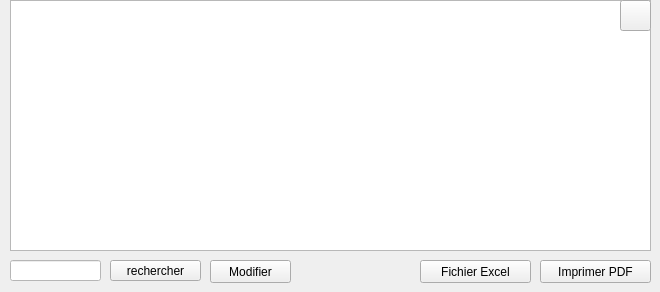
      <widget class="QWidget" name="affichanim_2_org">
       <attribute name="title">
        <string>Affichage liste</string>
       </attribute>
       <widget class="QLineEdit" name="lineEdit_8_org">
        <property name="geometry">
         <rect>
          <x>10</x>
          <y>260</y>
          <width>91</width>
          <height>21</height>
         </rect>
        </property>
        <property name="styleSheet">
         <string notr="true">background:white;</string>
        </property>
       </widget>
       <widget class="QPushButton" name="search_carButton_9_org">
        <property name="geometry">
         <rect>
          <x>110</x>
          <y>260</y>
          <width>91</width>
          <height>21</height>
         </rect>
        </property>
        <property name="styleSheet">
         <string notr="true">background:transparent;
font: italic 12pt &quot;Century Gothic&quot;;
color: qconicalgradient(cx:0.5, cy:0.5, angle:0, stop:0 rgba(35, 40, 3, 255), stop:0.16 rgba(136, 106, 22, 255), stop:0.225 rgba(166, 140, 41, 255), stop:0.285 rgba(204, 181, 74, 255), stop:0.345 rgba(235, 219, 102, 255), stop:0.415 rgba(245, 236, 112, 255), stop:0.52 rgba(209, 190, 76, 255), stop:0.57 rgba(187, 156, 51, 255), stop:0.635 rgba(168, 142, 42, 255), stop:0.695 rgba(202, 174, 68, 255), stop:0.75 rgba(218, 202, 86, 255), stop:0.815 rgba(208, 187, 73, 255), stop:0.88 rgba(187, 156, 51, 255), stop:0.935 rgba(137, 108, 26, 255), stop:1 rgba(35, 40, 3, 255));
border-bottom:2px solid#717072;
border-color: qconicalgradient(cx:0.5, cy:0.5, angle:0, stop:0 rgba(35, 40, 3, 255), stop:0.16 rgba(136, 106, 22, 255), stop:0.225 rgba(166, 140, 41, 255), stop:0.285 rgba(204, 181, 74, 255), stop:0.345 rgba(235, 219, 102, 255), stop:0.415 rgba(245, 236, 112, 255), stop:0.52 rgba(209, 190, 76, 255), stop:0.57 rgba(187, 156, 51, 255), stop:0.635 rgba(168, 142, 42, 255), stop:0.695 rgba(202, 174, 68, 255), stop:0.75 rgba(218, 202, 86, 255), stop:0.815 rgba(208, 187, 73, 255), stop:0.88 rgba(187, 156, 51, 255), stop:0.935 rgba(137, 108, 26, 255), stop:1 rgba(35, 40, 3, 255));
background-color: rgb(255, 212, 250);

border-radius:15px;}
QPushButton:hover{
	
	background-color: rgb(234, 78, 117);
</string>
        </property>
        <property name="text">
         <string>rechercher</string>
        </property>
       </widget>
       <widget class="QPushButton" name="pushButton_8_org">
        <property name="geometry">
         <rect>
          <x>420</x>
          <y>260</y>
          <width>111</width>
          <height>23</height>
         </rect>
        </property>
        <property name="styleSheet">
         <string notr="true">background:transparent;
font: italic 12pt &quot;Century Gothic&quot;;
color: qconicalgradient(cx:0.5, cy:0.5, angle:0, stop:0 rgba(35, 40, 3, 255), stop:0.16 rgba(136, 106, 22, 255), stop:0.225 rgba(166, 140, 41, 255), stop:0.285 rgba(204, 181, 74, 255), stop:0.345 rgba(235, 219, 102, 255), stop:0.415 rgba(245, 236, 112, 255), stop:0.52 rgba(209, 190, 76, 255), stop:0.57 rgba(187, 156, 51, 255), stop:0.635 rgba(168, 142, 42, 255), stop:0.695 rgba(202, 174, 68, 255), stop:0.75 rgba(218, 202, 86, 255), stop:0.815 rgba(208, 187, 73, 255), stop:0.88 rgba(187, 156, 51, 255), stop:0.935 rgba(137, 108, 26, 255), stop:1 rgba(35, 40, 3, 255));
border-bottom:2px solid#717072;
border-color: qconicalgradient(cx:0.5, cy:0.5, angle:0, stop:0 rgba(35, 40, 3, 255), stop:0.16 rgba(136, 106, 22, 255), stop:0.225 rgba(166, 140, 41, 255), stop:0.285 rgba(204, 181, 74, 255), stop:0.345 rgba(235, 219, 102, 255), stop:0.415 rgba(245, 236, 112, 255), stop:0.52 rgba(209, 190, 76, 255), stop:0.57 rgba(187, 156, 51, 255), stop:0.635 rgba(168, 142, 42, 255), stop:0.695 rgba(202, 174, 68, 255), stop:0.75 rgba(218, 202, 86, 255), stop:0.815 rgba(208, 187, 73, 255), stop:0.88 rgba(187, 156, 51, 255), stop:0.935 rgba(137, 108, 26, 255), stop:1 rgba(35, 40, 3, 255));
background-color: rgb(255, 212, 250);

border-radius:15px;}
QPushButton:hover{
	
	background-color: rgb(234, 78, 117);
</string>
        </property>
        <property name="text">
         <string>Fichier Excel</string>
        </property>
       </widget>
       <widget class="QPushButton" name="pushButton_9_org">
        <property name="geometry">
         <rect>
          <x>540</x>
          <y>260</y>
          <width>111</width>
          <height>23</height>
         </rect>
        </property>
        <property name="styleSheet">
         <string notr="true">background:transparent;
font: italic 12pt &quot;Century Gothic&quot;;
color: qconicalgradient(cx:0.5, cy:0.5, angle:0, stop:0 rgba(35, 40, 3, 255), stop:0.16 rgba(136, 106, 22, 255), stop:0.225 rgba(166, 140, 41, 255), stop:0.285 rgba(204, 181, 74, 255), stop:0.345 rgba(235, 219, 102, 255), stop:0.415 rgba(245, 236, 112, 255), stop:0.52 rgba(209, 190, 76, 255), stop:0.57 rgba(187, 156, 51, 255), stop:0.635 rgba(168, 142, 42, 255), stop:0.695 rgba(202, 174, 68, 255), stop:0.75 rgba(218, 202, 86, 255), stop:0.815 rgba(208, 187, 73, 255), stop:0.88 rgba(187, 156, 51, 255), stop:0.935 rgba(137, 108, 26, 255), stop:1 rgba(35, 40, 3, 255));
border-bottom:2px solid#717072;
border-color: qconicalgradient(cx:0.5, cy:0.5, angle:0, stop:0 rgba(35, 40, 3, 255), stop:0.16 rgba(136, 106, 22, 255), stop:0.225 rgba(166, 140, 41, 255), stop:0.285 rgba(204, 181, 74, 255), stop:0.345 rgba(235, 219, 102, 255), stop:0.415 rgba(245, 236, 112, 255), stop:0.52 rgba(209, 190, 76, 255), stop:0.57 rgba(187, 156, 51, 255), stop:0.635 rgba(168, 142, 42, 255), stop:0.695 rgba(202, 174, 68, 255), stop:0.75 rgba(218, 202, 86, 255), stop:0.815 rgba(208, 187, 73, 255), stop:0.88 rgba(187, 156, 51, 255), stop:0.935 rgba(137, 108, 26, 255), stop:1 rgba(35, 40, 3, 255));
background-color: rgb(255, 212, 250);

border-radius:15px;}
QPushButton:hover{
	
	background-color: rgb(234, 78, 117);
</string>
        </property>
        <property name="text">
         <string>Imprimer PDF</string>
        </property>
       </widget>
       <widget class="QTableView" name="tableView_5_org">
        <property name="geometry">
         <rect>
          <x>10</x>
          <y>0</y>
          <width>641</width>
          <height>251</height>
         </rect>
        </property>
       </widget>
       <widget class="QPushButton" name="pushButton_10_org">
        <property name="geometry">
         <rect>
          <x>620</x>
          <y>0</y>
          <width>31</width>
          <height>31</height>
         </rect>
        </property>
        <property name="styleSheet">
         <string notr="true">image: url(:/img/refresh.png);</string>
        </property>
        <property name="text">
         <string/>
        </property>
       </widget>
       <widget class="QPushButton" name="pushButton_11_org">
        <property name="geometry">
         <rect>
          <x>210</x>
          <y>260</y>
          <width>81</width>
          <height>23</height>
         </rect>
        </property>
        <property name="styleSheet">
         <string notr="true">background:transparent;
font: italic 12pt &quot;Century Gothic&quot;;
color: qconicalgradient(cx:0.5, cy:0.5, angle:0, stop:0 rgba(35, 40, 3, 255), stop:0.16 rgba(136, 106, 22, 255), stop:0.225 rgba(166, 140, 41, 255), stop:0.285 rgba(204, 181, 74, 255), stop:0.345 rgba(235, 219, 102, 255), stop:0.415 rgba(245, 236, 112, 255), stop:0.52 rgba(209, 190, 76, 255), stop:0.57 rgba(187, 156, 51, 255), stop:0.635 rgba(168, 142, 42, 255), stop:0.695 rgba(202, 174, 68, 255), stop:0.75 rgba(218, 202, 86, 255), stop:0.815 rgba(208, 187, 73, 255), stop:0.88 rgba(187, 156, 51, 255), stop:0.935 rgba(137, 108, 26, 255), stop:1 rgba(35, 40, 3, 255));
border-bottom:2px solid#717072;
border-color: qconicalgradient(cx:0.5, cy:0.5, angle:0, stop:0 rgba(35, 40, 3, 255), stop:0.16 rgba(136, 106, 22, 255), stop:0.225 rgba(166, 140, 41, 255), stop:0.285 rgba(204, 181, 74, 255), stop:0.345 rgba(235, 219, 102, 255), stop:0.415 rgba(245, 236, 112, 255), stop:0.52 rgba(209, 190, 76, 255), stop:0.57 rgba(187, 156, 51, 255), stop:0.635 rgba(168, 142, 42, 255), stop:0.695 rgba(202, 174, 68, 255), stop:0.75 rgba(218, 202, 86, 255), stop:0.815 rgba(208, 187, 73, 255), stop:0.88 rgba(187, 156, 51, 255), stop:0.935 rgba(137, 108, 26, 255), stop:1 rgba(35, 40, 3, 255));
background-color: rgb(255, 212, 250);

border-radius:15px;}
QPushButton:hover{
	
	background-color: rgb(234, 78, 117);
</string>
        </property>
        <property name="text">
         <string>Modifier</string>
        </property>
        <property name="checkable">
         <bool>true</bool>
        </property>
       </widget>
      </widget>
